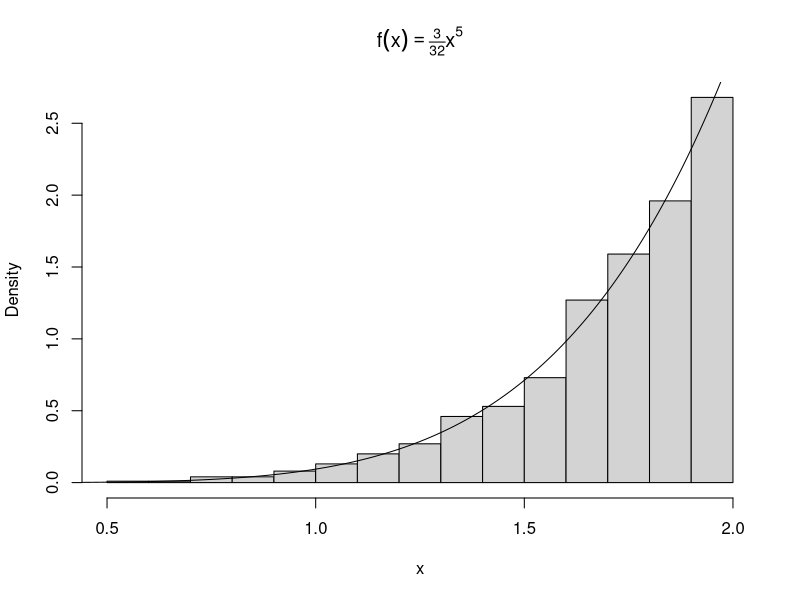
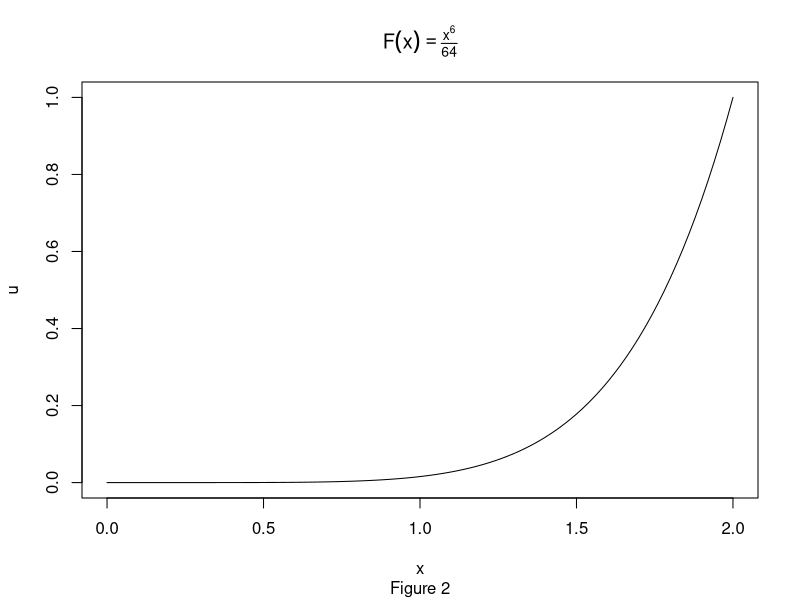
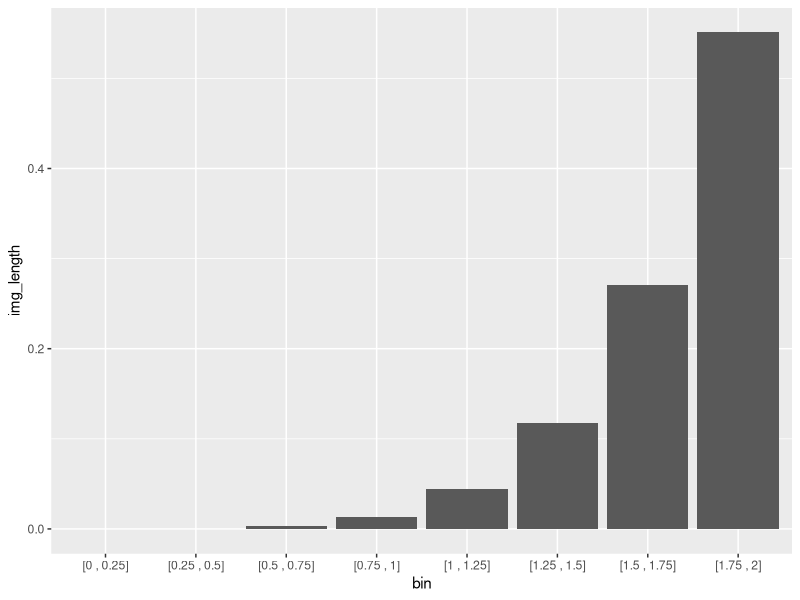
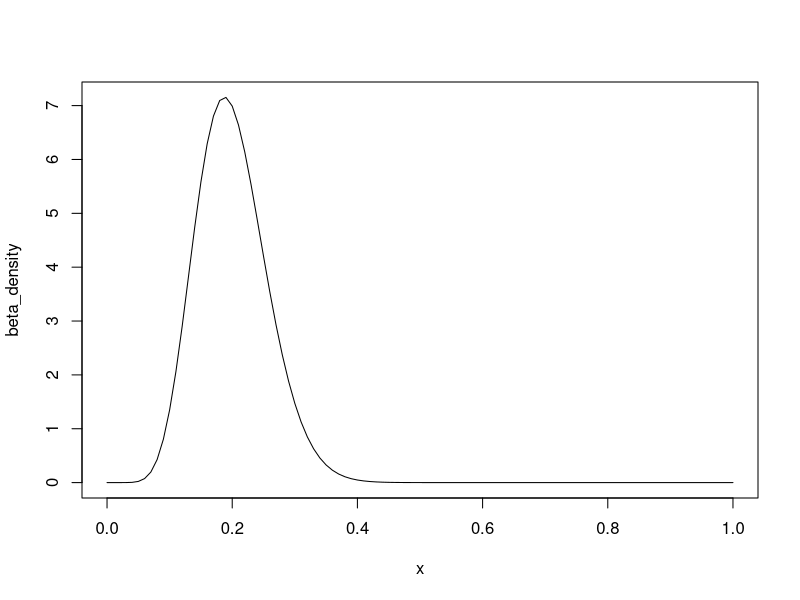
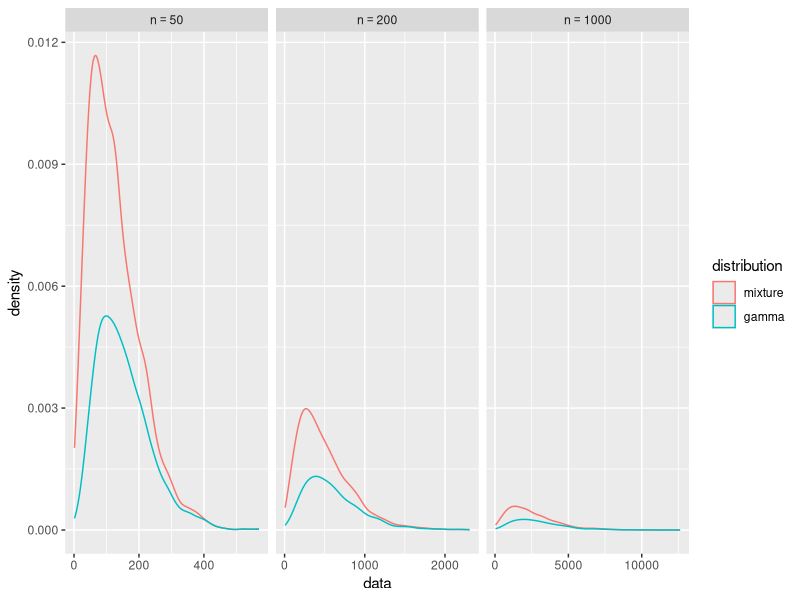

Recreate these plots in R, in order.
## ---- chunk 1
knitr::opts_chunk$set(cache=TRUE)
library(tidyverse)
library(stringr)
## ---- chunk 2
n <- 1000
u <- runif(n)
x <- 2*u^(1/6)
hist(x, probability = TRUE, main = expression(f(x)==textstyle(frac(3,32))*x^5))
y <- seq(0, 2, .01)
lines(y, 3/32 * y^5)
## ---- chunk 3
F <- function(x){x^6 / 64}
plot.function(F, from = 0, to = 2, ylab = "u", main = expression(F(x)==textstyle(frac(x^6,64))), sub = "Figure 2")
## ---- chunk 4
init_points <- seq(0, 1.75, .25)
end_points <- seq(.25, 2, .25)
img_init_points <- round(F(init_points),3)
img_end_points <- round(F(end_points),3)
img_length <- round(img_end_points - img_init_points,3)

as_interval <- function(a, b){
  str_c("[", a, " , ", b, "]")
}

img_table <- tibble(
  bin = as_interval(init_points, end_points),
  image = as_interval(img_init_points, img_end_points),
  img_length = img_length

)

knitr::kable(img_table, caption = "Note infinitesimals truncated to 0")

img_plot <- ggplot(data = img_table, mapping = aes(x = bin, y = img_length)) +
  geom_bar(stat = "identity")
  

## ---- chunk 5
img_plot
## ---- chunk 6
a <- 10
b <- 40
beta_density <- function(x) {
  (1/beta(a,b)) * x^(a-1) * (1-x)^(b-1)
}

plot.function(beta_density, from = 0, to = 1)
## ---- chunk 7
beta_mode <- function(a,b){
  (a-1)/(a+b-2)
}
my_x <- beta_mode(a,b)
my_c <- beta_density(my_x) 

## ---- chunk 8
n <- 1000  #target sample size
k <- 0     #counter for accepted
j <- 0     #iterations
y <- numeric(n)
acceptance_ratio <- function(x){beta_density(x)/my_c}

while(k < n){
  acceptance_threshold <- runif(1)
  j <- j + 1
  x <- runif(1)    #random variate from g
  if(acceptance_ratio(x) > acceptance_threshold){
    #accept x
    k <- k + 1
    y[k] <-  x
  }
}
## ---- chunk 9
library(stringr)
#compare empirical and theoretical percentiles
p <- seq(.1, .9, .1)
Qsim <- quantile(y, p) #quantiles of sample
Q <- qbeta(p, a, b)    #theoretical quantiles
percentiles <- str_c(as.character(seq(10,90,10)),"%")
my_table <- rbind(Qsim, Q)
names(my_table) <- percentiles
knitr::kable(my_table, caption = "Pariwise comparison of empirical and theorectical quantile")

## ---- chunk 10
library(tidyverse)
n <- 1000
nu <- 6
X <- matrix(rnorm(n*nu), n, nu)^2
y <- rowSums(X)

comp <- data.frame(
theoretical = c(nu, 2*nu),
empirical = c(mean(y), mean(y^2) - (mean(y))^2),
row.names = c("mean", "variance")
)

knitr::kable(comp)


## ---- chunk 11
library(tidyverse)

N <- 1000 # sample size
n <- 50
r <- 3
gamma_mixture <- function(n = 50, r = 3, N = 1000){
  # n is the number of variables we are mixing
  # N is the sample size we a generating 
  index <- 1:n
  weights <- index/((n*(n+1))/2)
  index_sample <- sample(index, size = N, replace = TRUE, prob = weights)
  lambda <- 1/index_sample
  mixture_sample <- rgamma(N, shape = r, rate = lambda)
  mixture_sample
}

sizes <- c(50, 200, 1000)

sizes %>%
  map(function(x) gamma_mixture(n = x)) ->
  mixture_list

sizes %>%
  map(function(x) rgamma(N, shape = r, rate = 1/x)) -> 
  gamma_list

df <- tibble(
  data = c(mixture_list, gamma_list),
  n_size = rep(sizes, times = 2),
  distribution = factor(rep(c("mixture", "gamma"), each = 3), levels = c("mixture", "gamma"))
)

library(magrittr)
library(scales)
df %<>% unnest()

ggplot(data = df, aes(x = data)) +
  geom_density(position = "stack", aes(color = distribution)) +
  scale_x_continuous(breaks = scales::pretty_breaks(n = 3)) +
  facet_grid(. ~n_size, scales = "free",  labeller = label_bquote(cols = n == .(n_size)))

## ---- chunk 12
m <- 10000
x <- runif(m)
theta.hat <- round(mean(exp(-x)),6)
soln <- round(1-exp(-1),6)
st_err <- format((1/m)*(sum(exp(-x)-theta.hat)^2)^(1/2), digits = 3)

## ---- chunk 13
m <- 10^5
sample <- rexp(m, rate = 1)
h <- function(x){
  sin(x^2)*exp(-x^2 + x)
}
estimate <- sum(h(sample))/m


